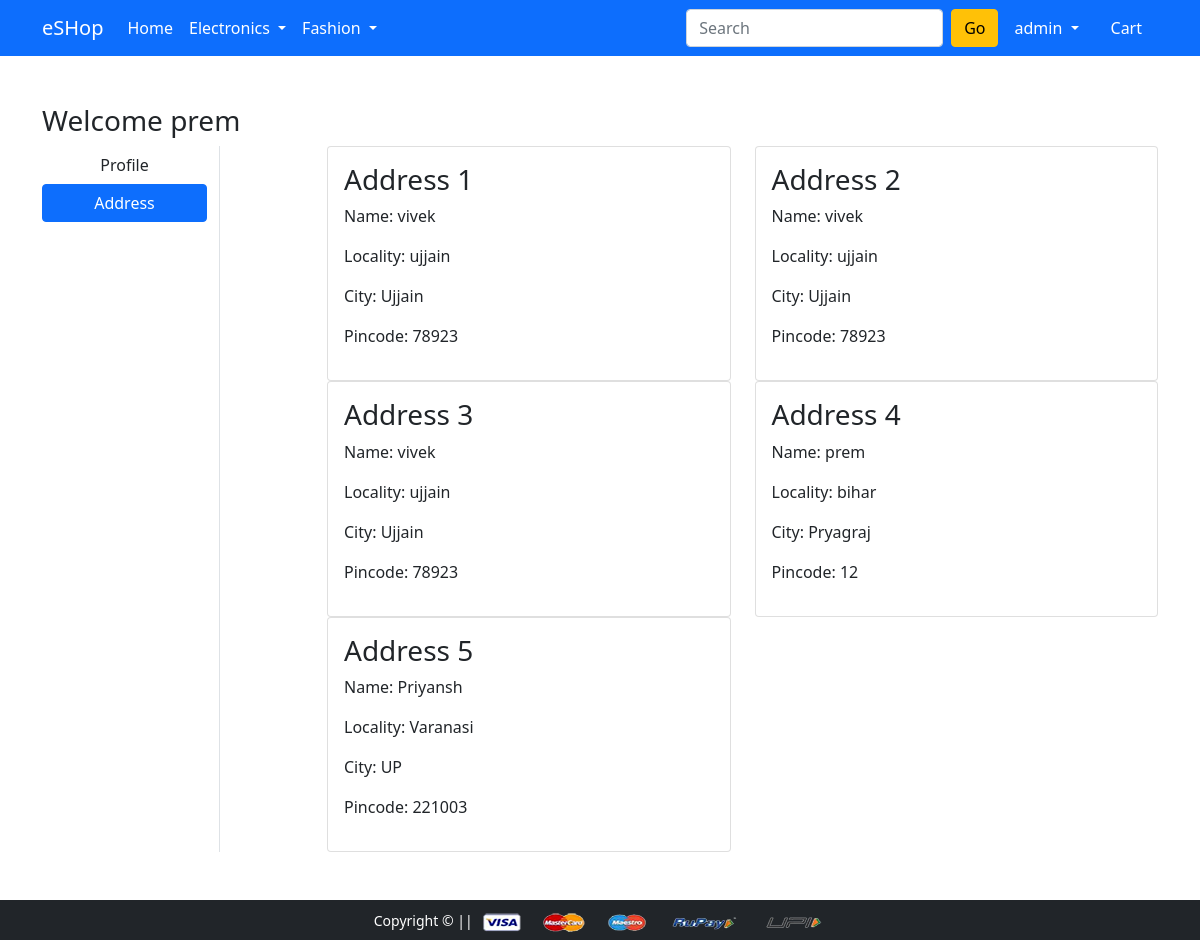
The app's page /address/ (signed in) with its own data.
### app/models.py (models this page shows, shortened)
class Customer(models.Model):
    user = models.ForeignKey(User, on_delete=models.CASCADE);
    name = models.CharField(max_length=70);
    locality = models.CharField(max_length=50);
    city = models.CharField(max_length=50);
    pincode = models.BigIntegerField();
    state = models.CharField(max_length=50);

### app/views.py (the view)
# urls.py: path('address/', views.address, name='address'),
def address(request):
    usr=request.user;
    addresses=Customer.objects.filter(user=usr);
    return render(request, 'app/address.html',{'address':addresses})

### app/templates/app/address.html (shortened to what this page needs)
{% extends 'app/base.html' %}
{% load static %}
{% block main-content %}
<div class="container my-5">
 <div class="row">
 <h3>Welcome prem</h3>
  <div class="col-sm-2 border-end">
   <ul class="list-unstyled">
    <li class="d-grid"><a href="{% url 'profile' %}" class="btn ">Profile</a></li>
    <li class="d-grid"><a href="{% url 'address' %}" class="btn btn-primary">Address</a></li>
   </ul>
  </div>
  <div class="col-sm-9 offset-sm-1">
   <div class="row">
    {% with count_address=0 %}
    {% for i in address %}
    <div class="col-sm-6">
     <div class="card">
      <div class="card-body">
       <h3>Address {{ forloop.counter }}</h3>
       <p>Name: {{i.name}}</p>
       <p>Locality: {{i.locality}}</p>
       <p>City: {{i.city}}</p>
       <p>Pincode: {{i.pincode}}</p>
      </div>
     </div>
    </div>
    {% endfor %}
    {% endwith %}
   </div>
  </div>
 </div>
</div>
{% endblock main-content %}

### app/templates/app/base.html (shortened to what this page needs)
<!doctype html>
{% load static %}
<html lang="en">
  <head>
    <link href="https://cdn.jsdelivr.net/npm/bootstrap@5.0.0-beta1/dist/css/bootstrap.min.css" rel="stylesheet">
    <link rel="stylesheet" href="{% static 'app/css/owl.carousel.min.css' %}">
    <link rel="stylesheet" href="{% static 'app/css/all.min.css' %}">
    <link rel="stylesheet" href="{% static 'app/css/style.css' %}">
  </head>
  <body>
    <nav class="navbar navbar-expand-lg navbar-dark bg-primary">
     <div class="container">
       <a class="navbar-brand" href="/">eSHop</a>
       <div class="collapse navbar-collapse" id="navbarSupportedContent">
         <ul class="navbar-nav me-auto mb-2 mb-lg-0">
           <li class="nav-item">
             <a class="nav-link active" aria-current="page" href="/">Home</a>
           </li>
           <li class="nav-item dropdown">
             <a class="nav-link dropdown-toggle text-white" href="#" id="electronicsDropdown" role="button" data-bs-toggle="dropdown" aria-expanded="false">
               Electronics
             </a>
           </li>
           <li class="nav-item dropdown">
             <a class="nav-link dropdown-toggle text-white" href="#" id="fashionDropdown" role="button" data-bs-toggle="dropdown" aria-expanded="false">
               Fashion
             </a>
           </li>
         </ul>
         {% if request.user.is_authenticated %}
         <form class="d-flex">
           <input class="form-control me-2" type="search" placeholder="Search" aria-label="Search">
           <button class="btn btn-warning" type="submit">Go</button>
         </form>
         <div>
          <ul class="navbar-nav me-auto mb-2 mb-lg-0">
           <li class="nav-item dropdown mx-2">
              <a class="nav-link dropdown-toggle text-white" href="#" id="profileDropdown" role="button" data-bs-toggle="dropdown" aria-expanded="false">
                {{request.user}}
              </a>
            </li>
            <li class="nav-item mx-2">
             <a href="{% url 'show_cart' %}" class="nav-link text-white"> Cart </a>
            </li>
            {% endif %}
          </ul>
         </div>
       </div>
     </div>
    </nav>
    <div>
    {% block main-content %} {% endblock main-content %}
  </div>
    <footer class="container-fluid bg-dark text-center p-2 mt-5">
        <small class="text-white">Copyright &copy;  || </small>
        <img src="{% static 'app/images/payment.png' %}" alt="" srcset="" class="img-fluid" height="2px">
    </footer>
  </body>
</html>

### records on screen
Customer: name "vivek", locality "ujjain", city "Ujjain", pincode "78923"
Customer: name "vivek", locality "ujjain", city "Ujjain", pincode "78923"
Customer: name "vivek", locality "ujjain", city "Ujjain", pincode "78923"
Customer: name "prem", locality "bihar", city "Pryagraj", pincode "12"
Customer: name "Priyansh", locality "Varanasi", city "UP", pincode "221003"

### other values on screen
{{ request.user }} "admin"
